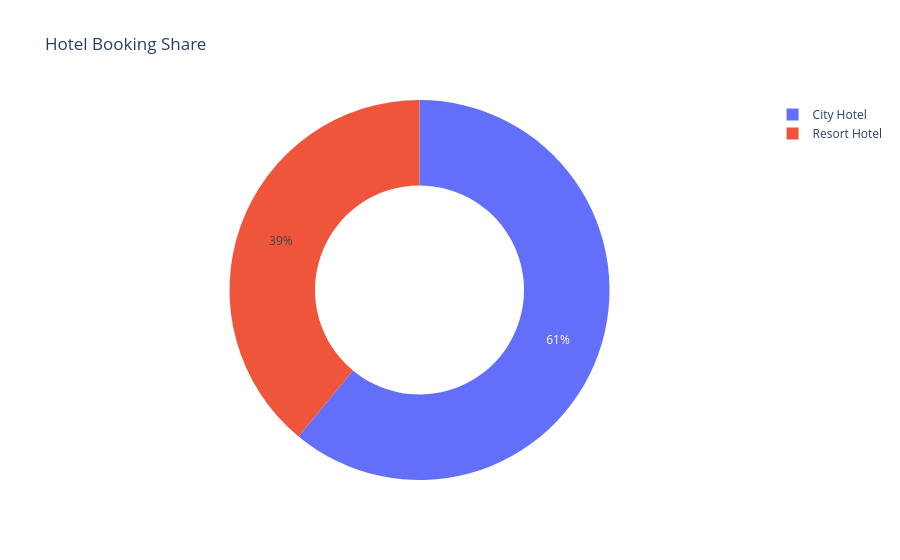

This figure's notebook cell:
### Code cell
fig = px.pie(
    hotel_bookings,
    names="Hotel",
    values="Bookings",
    hole=0.55,
    title="Hotel Booking Share"
)

fig.show()

### Figure 1 — Plotly figure (JSON) as saved in the notebook; plotly's stock layout.template omitted (floating-point values rounded to 4 significant figures)
{"data": [{"domain": {"x": [0, 1], "y": [0, 1]}, "hole": 0.55, "hovertemplate": "Hotel=%{label}<br>Bookings=%{value}<extra></extra>", "labels": ["City Hotel", "Resort Hotel"], "legendgroup": "", "name": "", "showlegend": true, "type": "pie", "values": [52422, 33542]}], "layout": {"legend": {"tracegroupgap": 0}, "title": {"text": "Hotel Booking Share"}}}
